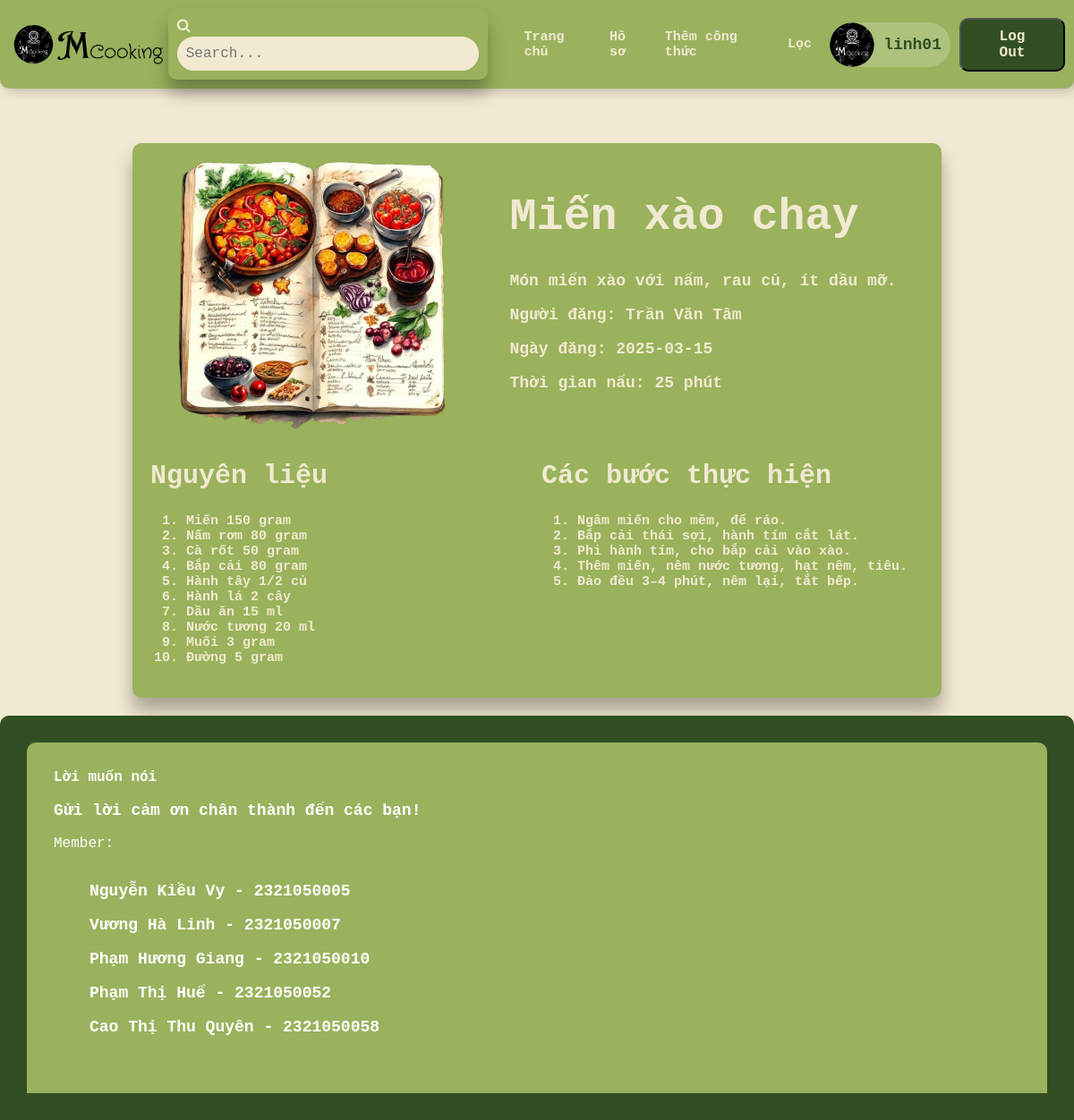
The page /gdnguoidung/index.php?page=chitietmonan&id=28 (signed in) on the database its author committed.
### tables this page shows
CREATE TABLE IF NOT EXISTS mon_an(
	id INT PRIMARY KEY AUTO_INCREMENT,
	ten_mon_an VARCHAR(100) NOT NULL,
	mo_ta TEXT,
	thoi_gian_nau INT,
	nguoi_dang_id INT,
	ngay_dang DATE,
	hinh_anh VARCHAR(255),
    trang_thai VARCHAR(20),
	FOREIGN KEY (nguoi_dang_id) REFERENCES nguoi_dung(id)
);

CREATE TABLE IF NOT EXISTS nguoi_dung(
	id INT PRIMARY KEY AUTO_INCREMENT,
	ten_dang_nhap VARCHAR(50) NOT NULL,
	mat_khau VARCHAR(50) NOT NULL,
	ho_ten VARCHAR(50),
    gioi_tinh VARCHAR(5),
	email VARCHAR(50),
	sdt VARCHAR(10),
	vai_tro_id INT,
	ngay_sinh DATE,
	FOREIGN KEY (vai_tro_id) REFERENCES vai_tro(id)
);

CREATE TABLE IF NOT EXISTS mon_an_nguyen_lieu(
	id INT PRIMARY KEY AUTO_INCREMENT,
	mon_an_id INT,
	nguyen_lieu_id INT,
	so_luong VARCHAR(50),
	FOREIGN KEY (mon_an_id) REFERENCES mon_an(id),
	FOREIGN KEY (nguyen_lieu_id) REFERENCES nguyen_lieu(id)
);

CREATE TABLE IF NOT EXISTS nguyen_lieu(
	id INT PRIMARY KEY AUTO_INCREMENT,
	ten_nguyen_lieu VARCHAR(50)
);

CREATE TABLE IF NOT EXISTS cong_thuc(
	id INT PRIMARY KEY AUTO_INCREMENT,
    mon_an_id INT,
    buoc_lam TEXT,
    foreign key (mon_an_id) references mon_an(id)
);

### gdnguoidung/trangchu/chitietmonan.php (the view, shortened to what this page needs)
<!DOCTYPE html>
<html lang="en">
<head>
    <link rel="stylesheet" href="../btnhom/cacform.css">
</head>
<body>
    <?php
        include('../connect.php');
        $id = $_GET['id'];
        $sql = "SELECT ma.*, ct.buoc_lam ,nl.ten_nguyen_lieu, nd.ho_ten
                from mon_an ma
                join cong_thuc ct on ma.id = ct.mon_an_id
                join mon_an_loai_mon malm on ma.id = malm.mon_an_id
                join mon_an_nguyen_lieu manl on ma.id = manl.mon_an_id
                join nguyen_lieu nl on manl.nguyen_lieu_id = nl.id
                join loai_mon lm on malm.loai_mon_id = lm.id
                join nguoi_dung nd on ma.nguoi_dang_id = nd.id
                where ma.id = $id";
        $result = mysqli_query($conn,$sql);
        $monAn = mysqli_fetch_array($result);
    ?>
    <div class="container">
        <div class = "tendangnhap">
            <div>
                 <img src="img/login.png" alt="" style="width:300px; height:300px">
            </div>
            <div>
                <h1 style="font-size:50px"><?php echo $monAn['ten_mon_an']; ?></h1>
                <p><?php echo $monAn['mo_ta']; ?></p>
                <p>Người đăng: <?php echo " " . $monAn['ho_ten']; ?></p>
                <p>Ngày đăng: <?php echo " " . $monAn['ngay_dang']; ?></p>
                <p>Thời gian nấu: <?php echo " " . $monAn['thoi_gian_nau'] . " phút"; ?></p>
            </div>
        </div>
        <div class="tendangnhap">
            <div class="nguyenlieu">
                <h2>Nguyên liệu</h2>
                <?php
                    include ('../connect.php');
                    $sql_nl = "SELECT manl.*, nl.ten_nguyen_lieu from mon_an_nguyen_lieu manl
                            join nguyen_lieu nl on manl.nguyen_lieu_id = nl.id
                            where manl.mon_an_id = $id";
                    $result_nl = mysqli_query($conn, $sql_nl);
                ?>
                <ol>
                    <?php
                        while($nguyenLieu = mysqli_fetch_assoc($result_nl)){
                    ?>
                    <li><?php echo $nguyenLieu['ten_nguyen_lieu'] . " " . $nguyenLieu['so_luong'];?></li>
                    <?php }?>
                </ol>
            </div>
            <div class="nguyenlieu">
                <h2>Các bước thực hiện</h2>
                <?php
                    include ('../connect.php');
                    $sql_ct = "SELECT ct.* from cong_thuc ct
                            where ct.mon_an_id = $id";
                    $result_ct = mysqli_query($conn, $sql_ct);
                ?>
                <ol>
                    <?php
                        while($congThuc = mysqli_fetch_assoc($result_ct)){
                    ?>
                    <li><?php echo $congThuc['buoc_lam'];?></li>
                    <?php }?>
                </ol>
            </div>
        </div>
    </div>
</body>
</html>

### gdnguoidung/style.css (style rules this page uses)
body { font-family: 'Courier New', Courier, monospace; background-color: #f1e9d2; font-size: 16px; }
li { padding-inline-start: 0; font-size: 10px; }

### gdadmin/cacform.css (style rules this page uses)
body { background-color:#f1e9d2; font-family: 'Courier New', Courier, monospace; margin-top:15vh; }
h2 { text-align:center; }
.tendangnhap { display:flex; justify-content: space-between; align-items:center; }

### gdnguoidung/index.php (style rules this page uses)
li { padding-inline-start: 0; font-size: 15px !important; }

### gdnguoidung/trangchu/chitietmonan.php (style rules this page uses)
body { display: flex; flex-direction: column; color:#324f23; margin:20vh auto; margin-bottom:0; }
h2 { text-align:left; font-size:30px; }
p { font-weight: bold; font-size: large; }
.nguyenlieu { flex:1; }
li { padding-inline-start: 0; font-size:20px; }
.container { background-color: #9ab25b; display:flex; flex-direction: column; padding:20px; gap:5px; margin:auto; width:80%; border-radius: 10px; box-shadow: 0 15px 20px rgba(0,0,0,0.3); color:#f1e9d2; font-weight:bold; }
.tendangnhap { display:flex; justify-content: space-around; align-items:flex-start; gap:10px; }

### rows shown on the page
mon_an: ten_mon_an "Miến xào chay", mo_ta "Món miến xào với nấm, rau củ, ít dầu mỡ.", ngay_dang "2025-03-15", thoi_gian_nau "25"
nguoi_dung: ho_ten "Trần Văn Tâm"
mon_an_nguyen_lieu: nguyen_lieu.ten_nguyen_lieu "Miến", so_luong "150 gram"
mon_an_nguyen_lieu: nguyen_lieu.ten_nguyen_lieu "Nấm rơm", so_luong "80 gram"
mon_an_nguyen_lieu: nguyen_lieu.ten_nguyen_lieu "Cà rốt", so_luong "50 gram"
mon_an_nguyen_lieu: nguyen_lieu.ten_nguyen_lieu "Bắp cải", so_luong "80 gram"
mon_an_nguyen_lieu: nguyen_lieu.ten_nguyen_lieu "Hành tây", so_luong "1/2 củ"
mon_an_nguyen_lieu: nguyen_lieu.ten_nguyen_lieu "Hành lá", so_luong "2 cây"
mon_an_nguyen_lieu: nguyen_lieu.ten_nguyen_lieu "Dầu ăn", so_luong "15 ml"
mon_an_nguyen_lieu: nguyen_lieu.ten_nguyen_lieu "Nước tương", so_luong "20 ml"
mon_an_nguyen_lieu: nguyen_lieu.ten_nguyen_lieu "Muối", so_luong "3 gram"
mon_an_nguyen_lieu: nguyen_lieu.ten_nguyen_lieu "Đường", so_luong "5 gram"
cong_thuc: buoc_lam "Ngâm miến cho mềm, để ráo."
cong_thuc: buoc_lam "Bắp cải thái sợi, hành tím cắt lát."
cong_thuc: buoc_lam "Phi hành tím, cho bắp cải vào xào."
cong_thuc: buoc_lam "Thêm miến, nêm nước tương, hạt nêm, tiêu."
cong_thuc: buoc_lam "Đảo đều 3–4 phút, nêm lại, tắt bếp."

### other values the page prints
$_SESSION["username"] "linh01"
